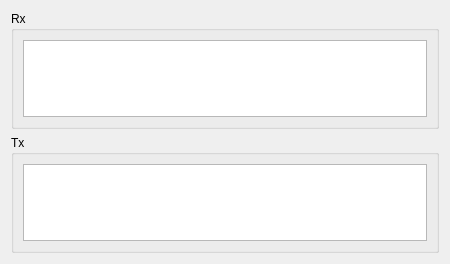
<?xml version="1.0" encoding="UTF-8"?>
<ui version="4.0">
 <class>NDLCom::Traffic</class>
 <widget class="QWidget" name="NDLCom::Traffic">
  <property name="geometry">
   <rect>
    <x>0</x>
    <y>0</y>
    <width>450</width>
    <height>264</height>
   </rect>
  </property>
  <property name="minimumSize">
   <size>
    <width>250</width>
    <height>250</height>
   </size>
  </property>
  <property name="windowTitle">
   <string>Form</string>
  </property>
  <layout class="QVBoxLayout" name="verticalLayout">
   <item>
    <widget class="QGroupBox" name="groupBox">
     <property name="title">
      <string>Rx</string>
     </property>
     <layout class="QHBoxLayout" name="horizontalLayout">
      <item>
       <widget class="QPlainTextEdit" name="plainTextEdit_Rx">
        <property name="font">
         <font>
          <family>Courier 10 Pitch</family>
          <pointsize>10</pointsize>
         </font>
        </property>
        <property name="acceptDrops">
         <bool>true</bool>
        </property>
        <property name="styleSheet">
         <string notr="true"/>
        </property>
        <property name="undoRedoEnabled">
         <bool>false</bool>
        </property>
        <property name="lineWrapMode">
         <enum>QPlainTextEdit::NoWrap</enum>
        </property>
        <property name="readOnly">
         <bool>true</bool>
        </property>
        <property name="maximumBlockCount">
         <number>100</number>
        </property>
        <property name="centerOnScroll">
         <bool>false</bool>
        </property>
       </widget>
      </item>
     </layout>
    </widget>
   </item>
   <item>
    <widget class="QGroupBox" name="groupBox_2">
     <property name="title">
      <string>Tx</string>
     </property>
     <layout class="QHBoxLayout" name="horizontalLayout_2">
      <item>
       <widget class="QPlainTextEdit" name="plainTextEdit_Tx">
        <property name="font">
         <font>
          <family>Courier 10 Pitch</family>
          <pointsize>10</pointsize>
         </font>
        </property>
        <property name="lineWrapMode">
         <enum>QPlainTextEdit::NoWrap</enum>
        </property>
        <property name="readOnly">
         <bool>true</bool>
        </property>
        <property name="maximumBlockCount">
         <number>100</number>
        </property>
        <property name="centerOnScroll">
         <bool>false</bool>
        </property>
       </widget>
      </item>
     </layout>
    </widget>
   </item>
  </layout>
 </widget>
 <resources/>
 <connections/>
</ui>
